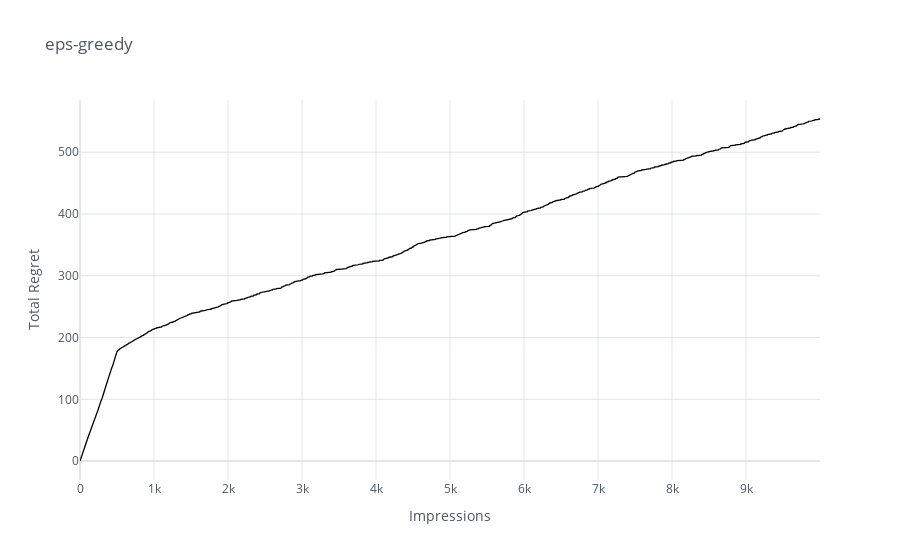

Here is the notebook cell this chart was saved with:
### Code cell
exploration_data[strategy]['results']['total_regret'].iplot(title=strategy, xTitle='Impressions', yTitle='Total Regret', color='black')

### Figure 1 — Plotly figure (JSON) as saved in the notebook; plotly's stock layout.template omitted (floating-point values rounded to 4 significant figures; data arrays with more than 128 entries replaced by an {"elided": "..."} marker saying what was removed)
{"data": [{"line": {"color": "rgba(0, 0, 0, 1.0)", "dash": "solid", "shape": "linear", "width": 1.3}, "mode": "lines", "name": "total_regret", "text": "", "type": "scatter", "x": {"elided": "10000 int values"}, "y": {"elided": "10000 float values"}}], "layout": {"legend": {"bgcolor": "#FFFFFF", "font": {"color": "#4D5663"}}, "paper_bgcolor": "#FFFFFF", "plot_bgcolor": "#FFFFFF", "title": {"font": {"color": "#4D5663"}, "text": "eps-greedy"}, "xaxis": {"gridcolor": "#E1E5ED", "showgrid": true, "tickfont": {"color": "#4D5663"}, "title": {"font": {"color": "#4D5663"}, "text": "Impressions"}, "zerolinecolor": "#E1E5ED"}, "yaxis": {"gridcolor": "#E1E5ED", "showgrid": true, "tickfont": {"color": "#4D5663"}, "title": {"font": {"color": "#4D5663"}, "text": "Total Regret"}, "zerolinecolor": "#E1E5ED"}}}
